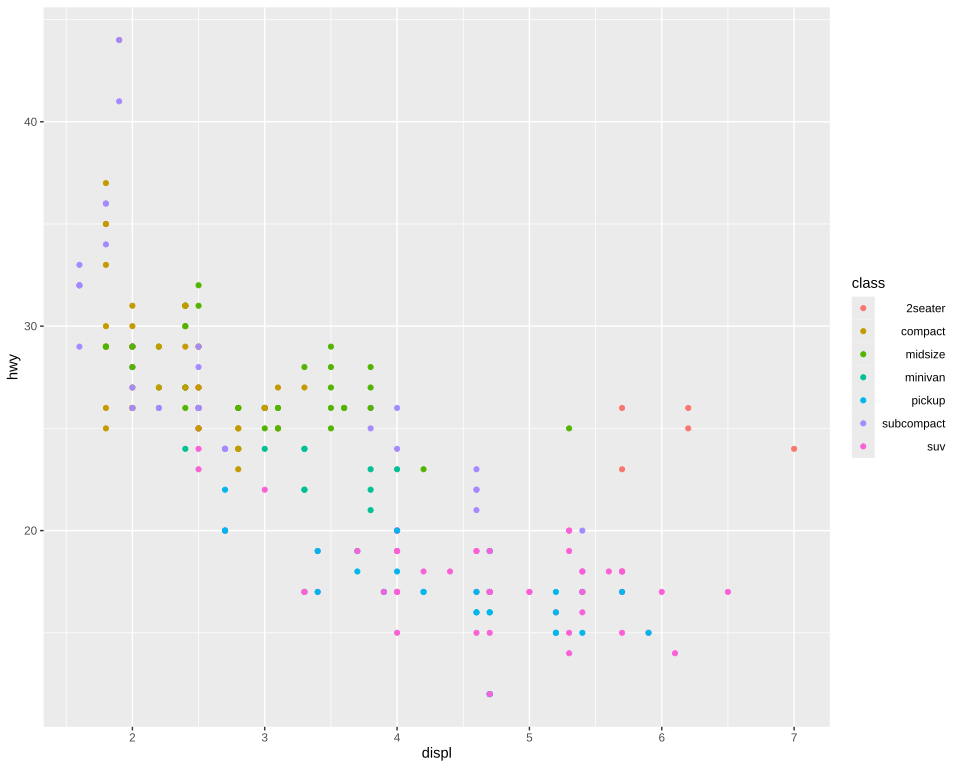

Reproduce this figure in R.
# The plot test/golden/theme_text_legend_labels.svg draws, drawn by ggplot2 itself, as ggplot2's own
# visual tests draw their snapshots: the independent check on that golden whenever it changes. The
# suite never runs this; it needs R, ggplot2 and vdiffr, saved as the Docker image
# giggly-r:ggplot2-4.0.3. From the repository's root:
#
#   docker run --rm -v "$PWD/test/golden":/golden:ro giggly-r:ggplot2-4.0.3 \
#     Rscript /golden/theme_text_legend_labels.R > theme_text_legend_labels.ggplot2.svg
#
# and compare the two drawings element by element, as test/golden/point.R describes.
#
# mpg's highway mileage against engine size by class, the legend's labels right-aligned in their
# column (`hjust = 1`), its title narrower than the keys and labels, so each label ends the labels'
# right margin in from the legend's edge.
#
# First checked with ggplot2 4.0.3 and vdiffr 1.0.9: every element and clip path matches, and the
# one departure is test/golden/point.R's, the x axis drawn before the y.

library(ggplot2)

plot <- ggplot(mpg, aes(displ, hwy, colour = class)) +
  geom_point() +
  theme_gray() +
  theme(legend.text = element_text(hjust = 1))

file <- tempfile(fileext = ".svg")
vdiffr::write_svg(plot, file)
cat(readLines(file), sep = "\n")
